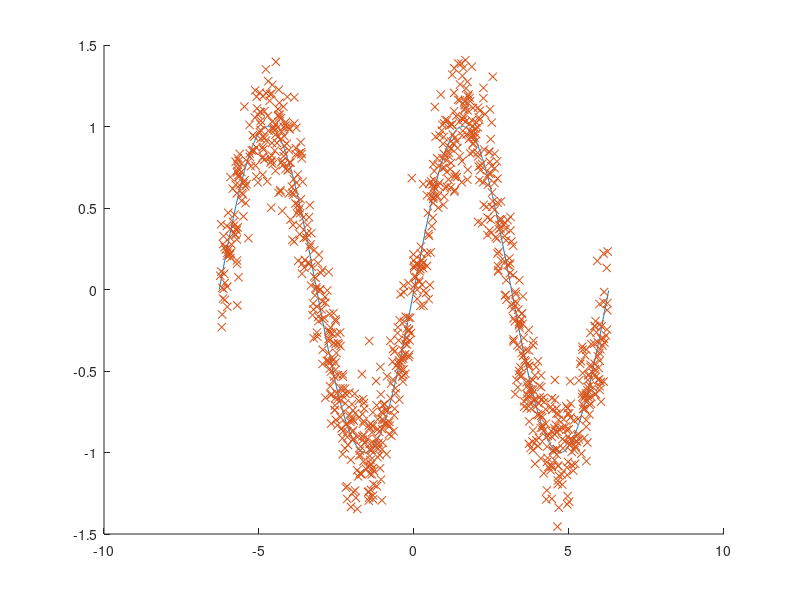

Source code (MATLAB): (Note: this script raises an error after producing the figure.)
clc
close all
format compact

% One input, one hidden layer, one output

nsamp = 1000; %number of samples used

a = -2*pi;
b = 2*pi;

rx = a + (b-a) * rand(nsamp,1);  %random number between 0-1

ry = sin(rx) + 0.2*randn(nsamp,1); %nsamp random numbers from a uniform distribution

%Trying to 'learn' a sine wave (pretending we don't know it's a sine wave)
%Ry is a noisy input

x2 = a:.01:b; %Test set
y2 = sin(x2); %Theoretical function (in real life unknown)

% plotting 'theoretical' and 'measured'
figure()
    hold on
    plot(x2, y2) %theoretical
    plot(rx, ry, 'x') %measured

%% Training the Network

netconf = [10]; % 1 hidden layer with ten units % [10,10,5] if more than one layer

net = feedforwardnet(netconf); %by default sigmoud 
%Will iterate until no more improvements can be made

net = train(net, rx.', ry.'); 
%Notes^ rx: input matrix, ry: output matrix.
%Need to check sizes of rx and ry.
%Input matrix should be: [#Features (inputs) x #Samples]
%Output matrix: [#Targets (outputs) x #Samples]


%% Testing the matrix

y2_predicted = net(x2);

figure()
    hold on
    plot(rx,ry,'x') %"measurements" used to train network
    plot(x2, y2_predicted, 'LineWidth', 0.5)